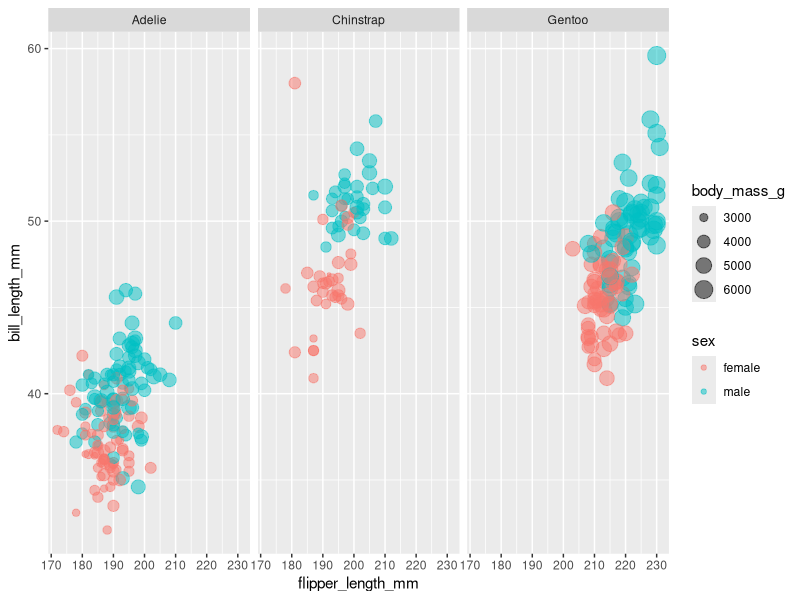
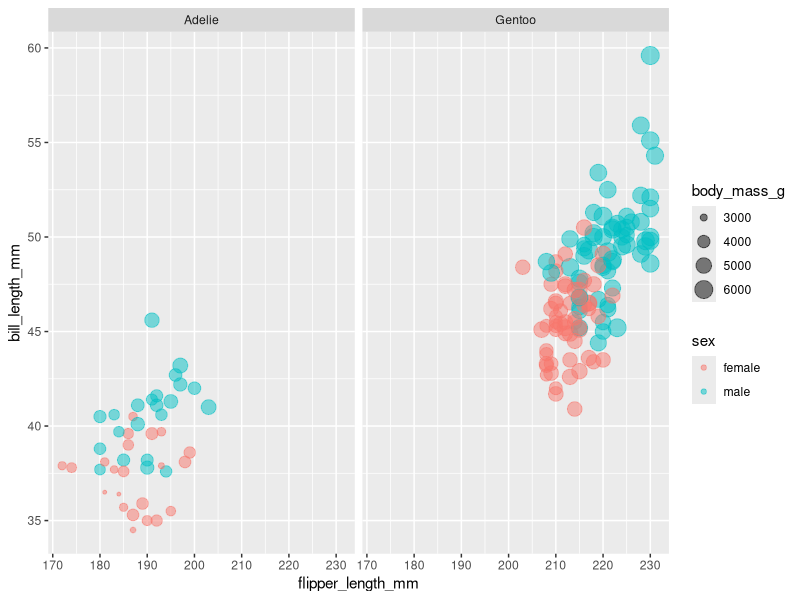
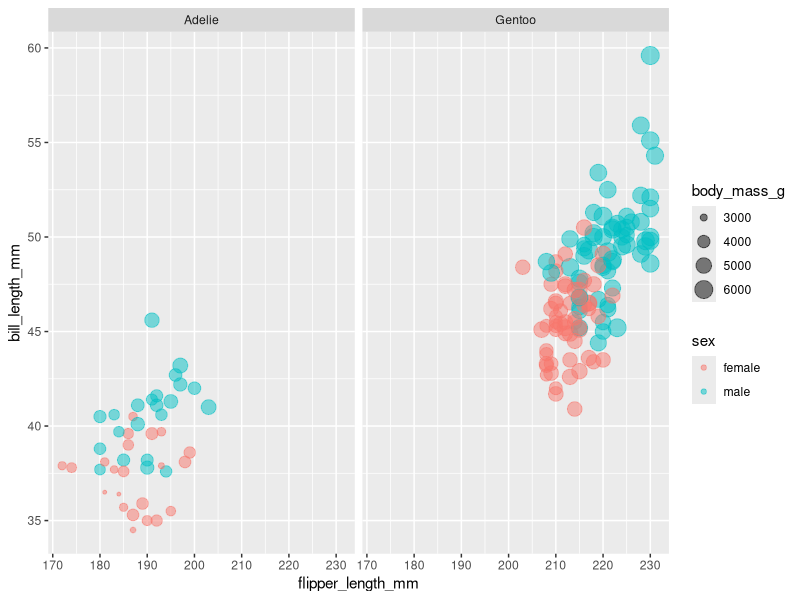
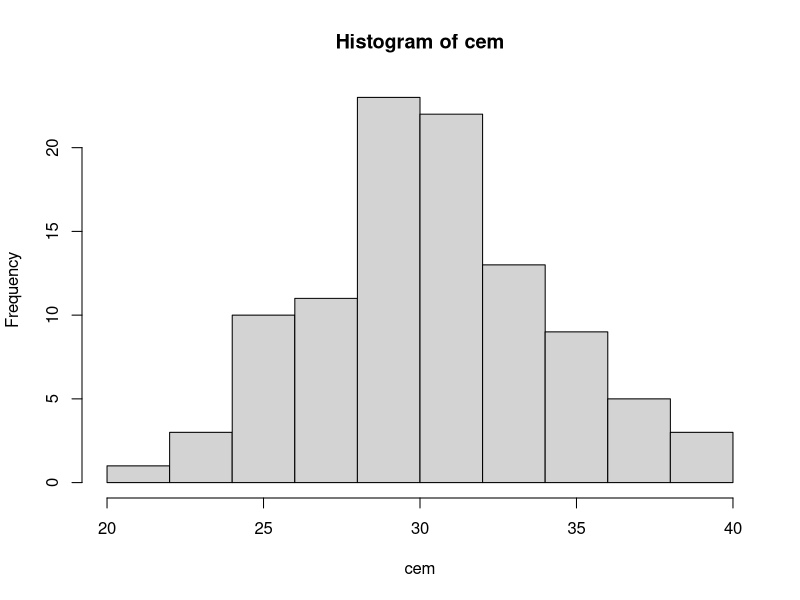

The R source for these figures, in order:
## ---- chunk 1
#| label: setup
#| echo: false
#| include: false
library(tidyverse)
library(palmerpenguins)
## ---- chunk 2
10+10
10/2
10*2+5
10-3
10^2
sqrt(100)
## ---- chunk 3
250/10
11^2
10*2+5
(20-10)/10
(40+50)/10
## ---- chunk 4

x <- 3
x
y <- 10*10
y
## ---- chunk 5

nome_do_objeto <- "valor"

nome_do_objeto
## ---- chunk 6
a <- 2
a
b <- 10
b
c <- 5
c
d <- 10*2
d
## ---- chunk 7
a*b
a+b
a/b
a-b
## ---- chunk 8
(c/d) + a
(a+b)/c
(a*b)+d
(c+d)/a
## ---- chunk 9
# Definindo os coeficientes da equação
a <- 2

b <- -1

c <- -4

# Calculando as soluções da equação
x1 <- (-b + sqrt(b^2 - 4*a*c)) / (2*a)

x2 <- (-b - sqrt(b^2 - 4*a*c)) / (2*a)

x1

x2
## ---- chunk 10
z <- c(1,2,10,12)
z
w <- c(3,5,6,8)
w
## ---- chunk 11
z
z*2
w
w*3
## ---- chunk 12
z+w
z-w
z-w^2
## ---- chunk 13
z <- c(1,2,10,12)
z
w <- c(3,5,6,8)
w
z^2
w+10
z/3
z+w
z/w

## ---- chunk 14
peso <- c(80.2, 56.3, 70.5,  60.3)
peso
altura <- c(1.75, 1.60, 1.65, 1.72)
altura
imc <- peso/altura^2
imc
## ---- chunk 15
#| code-line-numbers: "|3"
a <- letters

a
## ---- chunk 16
#| code-line-numbers: "|3"
data("cars")

cars 
## ---- chunk 17
# Criação de um vetor com os 5 primeiros números pares

pares <- c(2,4,6,8,10)

pares

# Elevando os pares ao quadrado

(pares)^2
## ---- chunk 18
#| echo: false
#| fig-align: center
#| out-width: 70%
#| eval: true
#| fig-dpi: 600

penguins |> 
  filter(!is.na(sex)) |> 
  ggplot(aes(flipper_length_mm, 
             bill_length_mm, 
             color = sex,
             size = body_mass_g)) +
  geom_point(
    alpha = 0.5
    ) +
  facet_wrap(~ species) 
## ---- chunk 19
#| code-line-numbers: "|1|2|3|4|5|6|7|8|9|10"
#| fig-align: center
#| out-width: 70%
#| output-location: slide
#| fig-dpi: 600  

penguins |> 
  filter(island == "Biscoe",
         !is.na(sex)) |>
  ggplot(aes(flipper_length_mm, 
             bill_length_mm, 
             color = sex, 
             size =body_mass_g)) +
  geom_point(
    alpha = 0.5
    ) +
  facet_wrap(~ species)
## ---- chunk 20
#| code-line-numbers: "|1|2"
#| output-location: slide
#| out-width: 70%
#| fig-align: center
#| fig-dpi: 600
#| message: false
#| warning: false
# O relatório 3 só precisava dos 
#dados da ilha Biscoe
penguins |> 
  filter(island == "Biscoe",
         !is.na(sex)) |>
  ggplot(aes(flipper_length_mm, 
             bill_length_mm, color = sex, 
             size = body_mass_g)) +
  geom_point(
    alpha = 0.5
    ) +
  facet_wrap(~ species)
## ---- chunk 21
# Crie uma sequência de números de 1 a 10
seq(from = 1, to = 10)
## ---- chunk 22
# Agora, o incremento da sequência é por 2
seq(from = 1, to = 10, by = 2)
## ---- chunk 23
seq(1,10,2)
## ---- chunk 24
seq(by = 2, to = 10, from = 1)
## ---- chunk 25
seq(2,10,1)
## ---- chunk 26
args(rnorm)
## ---- chunk 27
z <- c(2,2,6,11,9,20)
sum(z)
mean(z)
median(z)
## ---- chunk 28
f <- c(2,2,6,11,9,20)
range(f)
min(f)
max(f)
quantile(f)
## ---- chunk 29
#| fig-align: center
#| out-width: 70%
#| fig-dpi: 600

set.seed(123)

cem <- rnorm(n = 100, mean = 30, sd = 4)

hist(cem)
## ---- chunk 30
sum(cem)

mean(cem)

sd(cem)

median(cem)

min(cem)

max(cem)

quantile(cem)
## ---- chunk 31
library(tidyverse)
## ---- chunk 32
library(tidyverse)
library(car)
library(psych)
